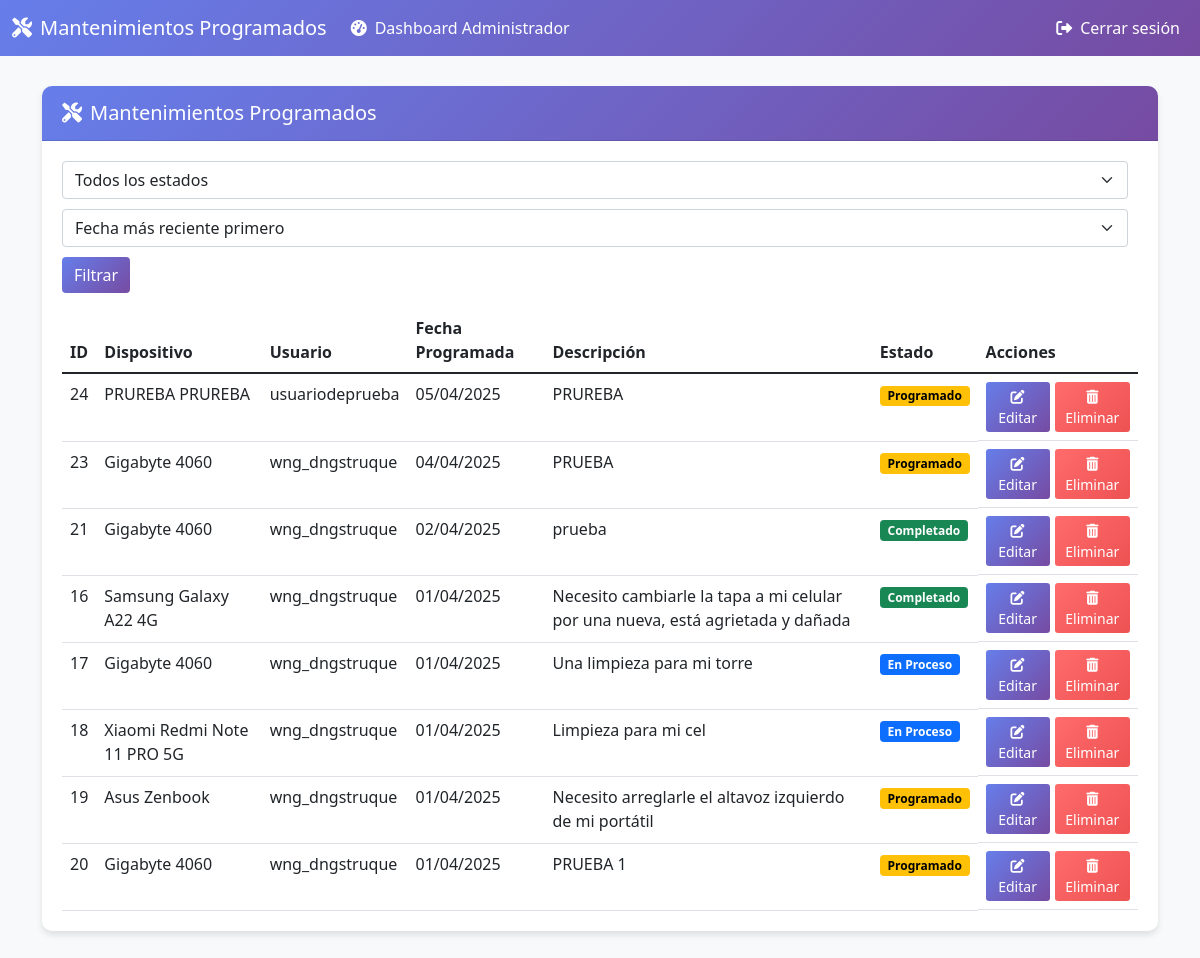
/admin_mantenimientos.php (signed in), run on the app's committed database.
### tables this page shows
CREATE TABLE `mantenimientos` (
  `id` int(11) NOT NULL AUTO_INCREMENT,
  `id_dispositivo` int(11) DEFAULT NULL,
  `fecha_programada` date DEFAULT NULL,
  `descripcion` text DEFAULT NULL,
  `estado` enum('programado','en_proceso','completado') DEFAULT NULL,
  PRIMARY KEY (`id`),
  KEY `id_dispositivo` (`id_dispositivo`),
  CONSTRAINT `mantenimientos_ibfk_1` FOREIGN KEY (`id_dispositivo`) REFERENCES `dispositivos` (`id_dispositivo`)
);

CREATE TABLE `dispositivos` (
  `id_dispositivo` int(11) NOT NULL AUTO_INCREMENT,
  `id_usuario` int(11) DEFAULT NULL,
  `tipo` varchar(50) NOT NULL,
  `tipo_dispositivo` enum('Computador','Tablet','Celular') NOT NULL,
  `marca` varchar(50) NOT NULL,
  `modelo` varchar(50) NOT NULL,
  `fecha_entrega` date DEFAULT NULL,
  `estado` enum('Activo','En Reparación','Inactivo','Completado') NOT NULL,
  `licencias` varchar(255) DEFAULT NULL,
  `procesador` varchar(100) DEFAULT NULL,
  `almacenamiento` varchar(50) DEFAULT NULL,
  `ram` varchar(50) DEFAULT NULL,
  `serial` varchar(100) DEFAULT NULL,
  PRIMARY KEY (`id_dispositivo`),
  KEY `id_usuario` (`id_usuario`),
  CONSTRAINT `dispositivos_ibfk_1` FOREIGN KEY (`id_usuario`) REFERENCES `usuarios` (`id_usuario`)
);

CREATE TABLE `usuarios` (
  `id_usuario` int(11) NOT NULL AUTO_INCREMENT,
  `username` varchar(50) NOT NULL,
  `password` varchar(255) NOT NULL,
  `email` varchar(100) NOT NULL,
  `created_at` timestamp NOT NULL DEFAULT current_timestamp(),
  `nombre` varchar(100) DEFAULT NULL,
  `apellido` varchar(100) DEFAULT NULL,
  `telefono` varchar(20) DEFAULT NULL,
  `area` varchar(100) DEFAULT NULL,
  `rol` enum('usuario','administrador') DEFAULT 'usuario',
  `tamanio_texto` enum('pequeno','normal','grande') DEFAULT 'normal',
  `tema` enum('claro','oscuro') DEFAULT 'claro',
  `idioma` char(2) DEFAULT 'es',
  PRIMARY KEY (`id_usuario`),
  UNIQUE KEY `username` (`username`),
  UNIQUE KEY `email` (`email`)
);

### admin_mantenimientos.php (the view, shortened to what this page needs)
<?php
require_once "includes/config.php";
$orden_fecha = isset($_GET['orden_fecha']) ? $_GET['orden_fecha'] : 'desc';
function formatearEstado($estado)
{
    $estado = strtolower(str_replace('_', ' ', $estado));
    return ucwords($estado);
}
$sql = "SELECT m.*, d.marca, d.modelo, u.username
        FROM mantenimientos m
        JOIN dispositivos d ON m.id_dispositivo = d.id_dispositivo
        JOIN usuarios u ON d.id_usuario = u.id_usuario
        WHERE 1=1";
$sql .= " ORDER BY m.fecha_programada " . ($orden_fecha == 'asc' ? 'ASC' : 'DESC');
$result_mantenimientos = mysqli_query($link, $sql);
?>
<!DOCTYPE html>
<html lang="es">
<head>
    <link href="https://cdn.jsdelivr.net/npm/bootstrap@5.1.3/dist/css/bootstrap.min.css" rel="stylesheet">
    <link rel="stylesheet" href="https://cdnjs.cloudflare.com/ajax/libs/font-awesome/6.0.0-beta3/css/all.min.css">
</head>
<body>
    <nav class="navbar navbar-expand-lg navbar-dark">
        <div class="container-fluid">
            <a class="navbar-brand" href="#"><i class="fas fa-tools me-2"></i>Mantenimientos Programados</a>
            <div class="collapse navbar-collapse" id="navbarNav">
                <ul class="navbar-nav me-auto">
                    <li class="nav-item">
                        <a class="nav-link" href="admin_dashboard.php">
                            <i class="fas fa-tachometer-alt me-2"></i>Dashboard Administrador
                        </a>
                    </li>
                </ul>
                <ul class="navbar-nav">
                    <li class="nav-item">
                        <a class="nav-link" href="logout.php">
                            <i class="fas fa-sign-out-alt me-2"></i>Cerrar sesión
                        </a>
                    </li>
                </ul>
            </div>
        </div>
    </nav>
    <div class="container">
        <div class="card">
            <div class="card-header d-flex justify-content-between align-items-center">
                <h5 class="mb-0"><i class="fas fa-tools me-2"></i>Mantenimientos Programados</h5>
            </div>
            <div class="card-body">
                <form action="" method="GET" class="filter-form">
                    <select name="estado_filtro" class="form-select">
                        <option value="">Todos los estados</option>
                    </select>
                    <select name="orden_fecha" class="form-select">
                        <option value="desc" <?php echo $orden_fecha == 'desc' ? 'selected' : ''; ?>>Fecha más reciente
                            primero</option>
                    </select>
                    <button type="submit" class="btn btn-primary">Filtrar</button>
                </form>
                <div class="table-responsive">
                    <table class="table table-hover">
                        <thead>
                            <tr>
                                <th>ID</th>
                                <th>Dispositivo</th>
                                <th>Usuario</th>
                                <th>Fecha Programada</th>
                                <th>Descripción</th>
                                <th>Estado</th>
                                <th>Acciones</th>
                            </tr>
                        </thead>
                        <tbody>
                            <?php if (mysqli_num_rows($result_mantenimientos) > 0): ?>
                                <?php while ($row = mysqli_fetch_assoc($result_mantenimientos)): ?>
                                    <tr>
                                        <td><?php echo htmlspecialchars($row['id']); ?></td>
                                        <td><?php echo htmlspecialchars($row['marca'] . ' ' . $row['modelo']); ?></td>
                                        <td><?php echo htmlspecialchars($row['username']); ?></td>
                                        <td><?php echo htmlspecialchars(date('d/m/Y', strtotime($row['fecha_programada']))); ?>
                                        </td>
                                        <td><?php echo htmlspecialchars($row['descripcion']); ?></td>
                                        <td>
                                            <?php
                                            $estado = strtolower($row['estado']);
                                            $badgeClass = '';
                                            if ($estado == 'completado') {
                                                $badgeClass = 'bg-completado';
                                            } elseif ($estado == 'en_proceso' || $estado == 'en proceso') {
                                                $badgeClass = 'bg-en-proceso';
                                            } else {
                                                $badgeClass = 'bg-pendiente';
                                            }
                                            ?>
                                            <span class="badge <?php echo $badgeClass; ?>">
                                                <?php echo formatearEstado($row['estado']); ?>
                                            </span>
                                        </td>
                                        <td class="action-buttons">
                                            <a href="editar_mantenimiento.php?id=<?php echo $row['id']; ?>"
                                                class="btn btn-primary btn-sm">
                                                <i class="fas fa-edit"></i> Editar
                                            </a>
                                            <button type="button" class="btn btn-danger btn-sm" data-bs-toggle="modal"
                                                data-bs-target="#eliminarModal" data-id="<?php echo $row['id']; ?>">
                                                <i class="fas fa-trash-alt"></i> Eliminar
                                            </button>
                                        </td>
                                    </tr>
                                <?php endwhile; ?>
                            <?php else: ?>
                                <tr>
                                    <td colspan="7" class="text-center">No hay mantenimientos programados</td>
                                </tr>
                            <?php endif; ?>
                        </tbody>
                    </table>
                </div>
            </div>
        </div>
    </div>
</body>
</html>

### admin_mantenimientos.php (style rules this page uses)
body { background-color: #f8f9fa; padding-bottom: 40px; }
.navbar { background: linear-gradient(135deg, #667eea 0%, #764ba2 100%); margin-bottom: 30px; }
.navbar-brand, .nav-link { color: white !important; }
.card { border: none; border-radius: 10px; box-shadow: 0 4px 6px rgba(0, 0, 0, 0.1); margin-bottom: 20px; }
.card-header { background: linear-gradient(135deg, #667eea 0%, #764ba2 100%); color: white; font-weight: bold; border-radius: 10px 10px 0 0 !important; padding: 15px 20px; }
.card-body { padding: 20px; }
.btn-primary { background: linear-gradient(135deg, #667eea 0%, #764ba2 100%); border: none; }
.btn-danger { background: linear-gradient(135deg, #ff6b6b 0%, #ee5253 100%); border: none; }
.table { margin-bottom: 0; }
.table th { border-top: none; }
.bg-pendiente { background-color: #ffc107 !important; color: #000 !important; }
.bg-en-proceso { background-color: #0d6efd !important; color: #fff !important; }
.bg-completado { background-color: #198754 !important; color: #fff !important; }
.filter-form { display: flex; flex-wrap: wrap; gap: 10px; margin-bottom: 15px; }
.filter-form select, .filter-form button { margin-right: 10px; }
.action-buttons { display: flex; gap: 5px; }

### data on the page
mantenimientos: id "24", id_dispositivo.modelo "PRUREBA PRUREBA", usuarios.username "usuariodeprueba", fecha_programada "05/04/2025", descripcion "PRUREBA", estado "Programado"
mantenimientos: id "23", id_dispositivo.modelo "Gigabyte 4060", usuarios.username "wng_dngstruque", fecha_programada "04/04/2025", descripcion "PRUEBA", estado "Programado"
mantenimientos: id "21", id_dispositivo.modelo "Gigabyte 4060", usuarios.username "wng_dngstruque", fecha_programada "02/04/2025", descripcion "prueba", estado "Completado"
mantenimientos: id "16", id_dispositivo.modelo "Samsung Galaxy A22 4G", usuarios.username "wng_dngstruque", fecha_programada "01/04/2025", descripcion "Necesito cambiarle la tapa a mi celular por una nueva, está agrietada y dañada", estado "Completado"
mantenimientos: id "17", id_dispositivo.modelo "Gigabyte 4060", usuarios.username "wng_dngstruque", fecha_programada "01/04/2025", descripcion "Una limpieza para mi torre", estado "En Proceso"
mantenimientos: id "18", id_dispositivo.modelo "Xiaomi Redmi Note 11 PRO 5G", usuarios.username "wng_dngstruque", fecha_programada "01/04/2025", descripcion "Limpieza para mi cel", estado "En Proceso"
mantenimientos: id "19", id_dispositivo.modelo "Asus Zenbook", usuarios.username "wng_dngstruque", fecha_programada "01/04/2025", descripcion "Necesito arreglarle el altavoz izquierdo de mi portátil", estado "Programado"
mantenimientos: id "20", id_dispositivo.modelo "Gigabyte 4060", usuarios.username "wng_dngstruque", fecha_programada "01/04/2025", descripcion "PRUEBA 1", estado "Programado"
